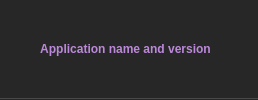
          <widget class="QWidget" name="NameContainer" native="true">
           <property name="sizePolicy">
            <sizepolicy hsizetype="Preferred" vsizetype="Minimum">
             <horstretch>0</horstretch>
             <verstretch>0</verstretch>
            </sizepolicy>
           </property>
           <layout class="QVBoxLayout" name="verticalLayout_5">
            <property name="spacing">
             <number>0</number>
            </property>
            <property name="leftMargin">
             <number>0</number>
            </property>
            <property name="topMargin">
             <number>0</number>
            </property>
            <property name="rightMargin">
             <number>0</number>
            </property>
            <property name="bottomMargin">
             <number>0</number>
            </property>
            <item>
             <layout class="QHBoxLayout" name="horizontalLayout">
              <property name="spacing">
               <number>0</number>
              </property>
              <property name="topMargin">
               <number>0</number>
              </property>
              <item>
               <widget class="QWidget" name="widget_20" native="true">
                <property name="minimumSize">
                 <size>
                  <width>20</width>
                  <height>0</height>
                 </size>
                </property>
                <property name="styleSheet">
                 <string notr="true">#widget_20{background-color:#272727;}</string>
                </property>
                <layout class="QHBoxLayout" name="horizontalLayout_19">
                 <property name="spacing">
                  <number>0</number>
                 </property>
                 <property name="leftMargin">
                  <number>0</number>
                 </property>
                 <property name="topMargin">
                  <number>0</number>
                 </property>
                 <property name="rightMargin">
                  <number>0</number>
                 </property>
                 <property name="bottomMargin">
                  <number>0</number>
                 </property>
                 <item>
                  <spacer name="horizontalSpacer_4">
                   <property name="orientation">
                    <enum>Qt::Horizontal</enum>
                   </property>
                   <property name="sizeHint" stdset="0">
                    <size>
                     <width>40</width>
                     <height>20</height>
                    </size>
                   </property>
                  </spacer>
                 </item>
                 <item>
                  <widget class="QLabel" name="NameLabel">
                   <property name="sizePolicy">
                    <sizepolicy hsizetype="MinimumExpanding" vsizetype="Preferred">
                     <horstretch>0</horstretch>
                     <verstretch>0</verstretch>
                    </sizepolicy>
                   </property>
                   <property name="font">
                    <font>
                     <weight>75</weight>
                     <italic>false</italic>
                     <bold>true</bold>
                     <underline>false</underline>
                    </font>
                   </property>
                   <property name="toolTip">
                    <string>&lt;html&gt;&lt;head/&gt;&lt;body&gt;&lt;p style='width:500px'&gt;Name and version will be displayed in a window title inside compiled application or inside 'About' window if you are using custom interface. It is also used to identify your script on server.&lt;/p&gt;&lt;/body&gt;&lt;/html&gt;</string>
                   </property>
                   <property name="styleSheet">
                    <string notr="true">#NameLabel{color:#bc89da}</string>
                   </property>
                   <property name="text">
                    <string>Application name and version</string>
                   </property>
                   <property name="alignment">
                    <set>Qt::AlignCenter</set>
                   </property>
                   <property name="margin">
                    <number>9</number>
                   </property>
                  </widget>
                 </item>
                 <item>
                  <widget class="QLabel" name="label_14">
                   <property name="sizePolicy">
                    <sizepolicy hsizetype="Preferred" vsizetype="Preferred">
                     <horstretch>0</horstretch>
                     <verstretch>0</verstretch>
                    </sizepolicy>
                   </property>
                   <property name="minimumSize">
                    <size>
                     <width>0</width>
                     <height>0</height>
                    </size>
                   </property>
                   <property name="toolTip">
                    <string>&lt;html&gt;&lt;head/&gt;&lt;body&gt;&lt;p style='width:500px'&gt;Name and version will be displayed in a window title inside compiled application or inside 'About' window if you are using custom interface. It is also used to identify your script on server.&lt;/p&gt;&lt;/body&gt;&lt;/html&gt;</string>
                   </property>
                   <property name="text">
                    <string/>
                   </property>
                  </widget>
                 </item>
                 <item>
                  <spacer name="horizontalSpacer_3">
                   <property name="orientation">
                    <enum>Qt::Horizontal</enum>
                   </property>
                   <property name="sizeHint" stdset="0">
                    <size>
                     <width>40</width>
                     <height>20</height>
                    </size>
                   </property>
                  </spacer>
                 </item>
                </layout>
               </widget>
              </item>
             </layout>
            </item>
            <item>
             <widget class="QWidget" name="widget_3" native="true">
              <property name="minimumSize">
               <size>
                <width>0</width>
                <height>1</height>
               </size>
              </property>
              <property name="maximumSize">
               <size>
                <width>16777215</width>
                <height>1</height>
               </size>
              </property>
              <property name="styleSheet">
               <string notr="true">*{background-color:#494949}</string>
              </property>
             </widget>
            </item>
            <item>
             <widget class="QWidget" name="widget_16" native="true">
              <property name="minimumSize">
               <size>
                <width>0</width>
                <height>1</height>
               </size>
              </property>
              <property name="maximumSize">
               <size>
                <width>16777215</width>
                <height>1</height>
               </size>
              </property>
              <property name="styleSheet">
               <string notr="true">*{background-color:#262626}</string>
              </property>
             </widget>
            </item>
           </layout>
          </widget>
